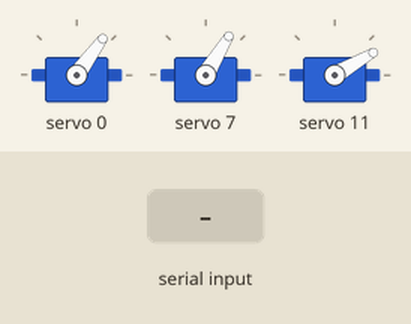
The sketch below on a simulated Arduino Uno, built with avr-gcc and run on an emulated ATmega328P. Shown: 3 × servo. The test bench sets the inputs (shaded band). What the sketch prints to the serial monitor is not drawn.

Above: at 1.2 s.
1.3 s: "90,45\n" received over Serial
At 2.5 s:
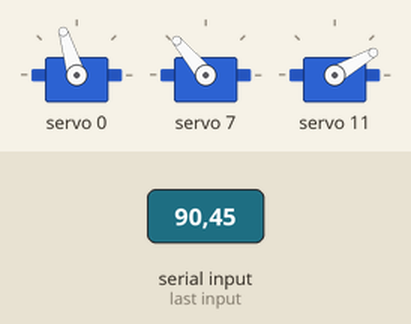
2.8 s: "30,150\n" received over Serial
At 3.7 s:
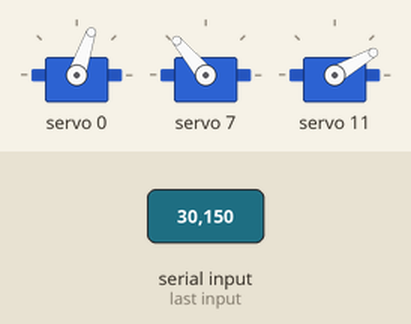
4.3 s: "360\n" received over Serial
At 4.8 s:
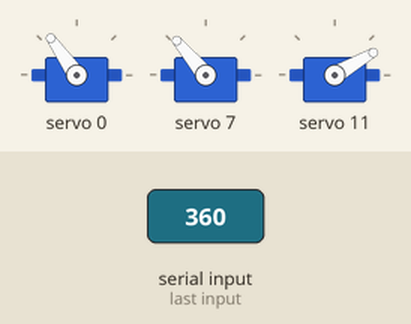
5.8 s: "5\n" received over Serial
At 7.0 s:
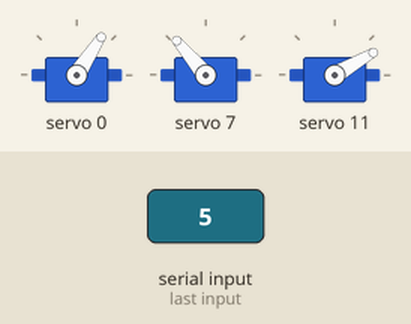
7.3 s: "90 45 200\n" received over Serial
At 8.4 s:
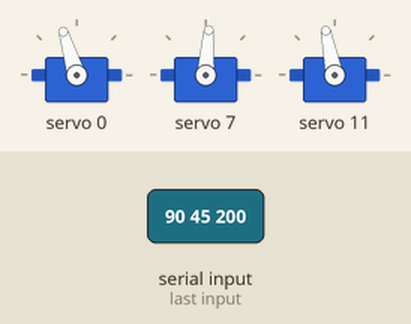
8.8 s: "200\n" received over Serial
At 9.4 s:
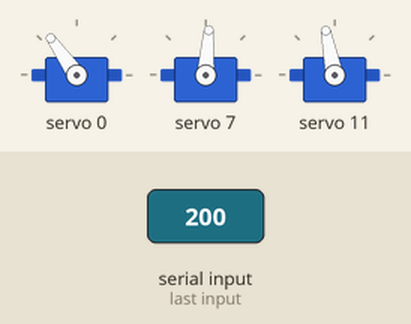
Timing chart, 0 to 11.3 s (numbered marks = the images above; inputs shaded):
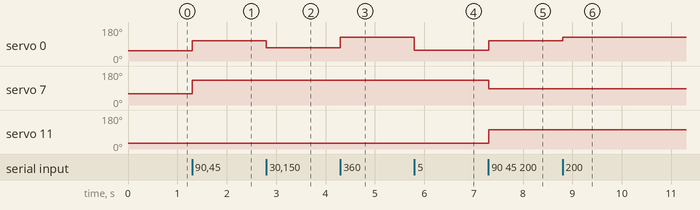

Measured:
- after the input at 1.3 s, servo 0: 54° → 107° at once; servo 7: 59° → 130° at once
- after the input at 2.8 s, servo 0: 107° → 71° at once
- after the input at 4.3 s, servo 0: 71° → 125° at once
- after the input at 5.8 s, servo 0: 125° → 57° at once
- after the input at 7.3 s, servo 0: 57° → 107° at once; servo 7: 130° → 86° at once; servo 11: 30° → 101° at once
- after the input at 8.8 s, servo 0: 107° → 125° at once

The sketch:

SP_Motor_Controller.ino
```cpp
#include <Wire.h>
#include <Adafruit_PWMServoDriver.h>

// Create the PWM driver object
Adafruit_PWMServoDriver pwm = Adafruit_PWMServoDriver();

// Servo pulse range (calibrate if needed)
#define SERVOMIN  150  // Min pulse length out of 4096
#define SERVOMAX  600  // Max pulse length out of 4096

#define ANGLEMIN  0
#define ANGLEMAX  360

// Servo channels
#define SERVO1 0
#define SERVO2 7
#define SERVO3 11

int prevAngle1 = 0;
int prevAngle2 = 0;
int prevAngle3 = 0;

int angleToPulse(int angle)
{
  return map(angle, ANGLEMIN, ANGLEMAX, SERVOMIN, SERVOMAX);
}

void moveMotors(int angle1, int angle2, int angle3)
{
  // Offset for each motor
      angle1+=60;
      angle2+=70;
      angle3+=20;

      // Constrain angles to valid range
      angle1 = constrain(angle1, 60, 180);
      angle2 = constrain(angle2, 70, 190);
      angle3 = constrain(angle3, 20, 140);

      if(prevAngle1 != angle1)
      {
        pwm.setPWM(SERVO1, 0, angleToPulse(angle1));
        prevAngle1 = angle1;
      }
      if(prevAngle2 != angle2)
      {
        pwm.setPWM(SERVO2, 0, angleToPulse(angle2));
        prevAngle2 = angle2;
      }
      if(prevAngle3 != angle3)
      {
        pwm.setPWM(SERVO3, 0, angleToPulse(angle3));
        prevAngle3 = angle3;
      }
}

void setup()
{
  Serial.begin(115200);
  pwm.begin();
  pwm.setPWMFreq(50);   // Servos use ~50 Hz refresh rate
  moveMotors(0, 0, 0);  // Move to default position

  delay(10);
  Serial.println("Enter three angles between 0 and 120 seperated by 1 space:");
}

void loop()
{
  // Check if serial data is available
  if (Serial.available()) {
    // Read the whole line (e.g., "60 70 80")
    String input = Serial.readStringUntil('\n');
    input.trim();  // Remove newline or spaces

    // Split into three parts
    int angle1, angle2, angle3;
    int numScanned = sscanf(input.c_str(), "%d %d %d", &angle1, &angle2, &angle3);

    // Test Pattern
    if(angle1 == 360 && angle2 == 360 && angle3 == 360)
    {
      moveMotors(0, 0, 0);
      delay(500);

      moveMotors(120, 0, 0);
      delay(500);

      moveMotors(0, 120, 0);
      delay(500);

      moveMotors(0, 0, 120);
      delay(500);

      moveMotors(120, 120, 0);
      delay(500);

      moveMotors(0, 120, 120);
      delay(500);

      moveMotors(120, 0, 120);
      delay(500);

      moveMotors(0, 0, 0);
      delay(500);

      moveMotors(40, 40, 40);
      delay(500);

      moveMotors(80, 80, 80);
      delay(500);

      moveMotors(120, 120, 120);
      delay(500);

      Serial.println("Test Sequence Complete");
    }
    else
    {
      moveMotors(angle1, angle2, angle3);
    }
  }
}
```
